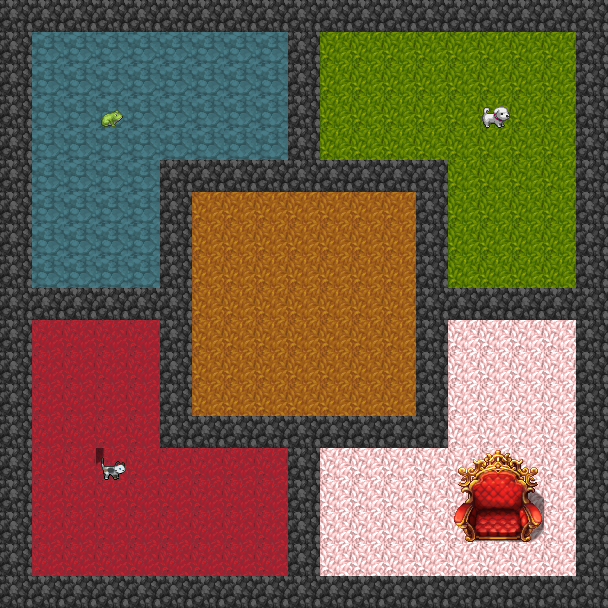

The image is a tile-based game level rendered from a .tmx file. Its description and complete source (layers, tilesets, objects, tile grids) follow:
An orthogonal 19x19 tile map with 32x32 px tiles, 2 tile layers (Tile Layer 1, Objects).

<map version="1.0" tiledversion="1.0.3" orientation="orthogonal" renderorder="right-down" width="19" height="19" tilewidth="32" tileheight="32" nextobjectid="1">
 <tileset firstgid="1" name="custom" tilewidth="32" tileheight="32" tilecount="20" columns="4">
  <image source="custom_tile.png" width="128" height="160" />
 </tileset>
 <layer name="Tile Layer 1" width="19" height="19">
  <data encoding="csv">
8,8,8,8,8,8,8,8,8,8,8,8,8,8,8,8,8,8,8,
8,12,12,12,12,12,12,12,12,8,3,3,3,3,3,3,3,3,8,
8,12,12,12,12,12,12,12,12,8,3,3,3,3,3,3,3,3,8,
8,12,12,12,12,12,12,12,12,8,3,3,3,3,3,3,3,3,8,
8,12,12,12,12,12,12,12,12,8,3,3,3,3,3,3,3,3,8,
8,12,12,12,12,8,8,8,8,8,8,8,8,8,3,3,3,3,8,
8,12,12,12,12,8,2,2,2,2,2,2,2,8,3,3,3,3,8,
8,12,12,12,12,8,2,2,2,2,2,2,2,8,3,3,3,3,8,
8,12,12,12,12,8,2,2,2,2,2,2,2,8,3,3,3,3,8,
8,8,8,8,8,8,2,2,2,2,2,2,2,8,8,8,8,8,8,
8,4,4,4,4,8,2,2,2,2,2,2,2,8,1,1,1,1,8,
8,4,4,4,4,8,2,2,2,2,2,2,2,8,1,1,1,1,8,
8,4,4,4,4,8,2,2,2,2,2,2,2,8,1,1,1,1,8,
8,4,4,4,4,8,8,8,8,8,8,8,8,8,1,1,1,1,8,
8,4,4,4,4,4,4,4,4,8,1,1,1,1,1,1,1,1,8,
8,4,4,4,4,4,4,4,4,8,1,1,1,1,1,1,1,1,8,
8,4,4,4,4,4,4,4,4,8,1,1,1,1,1,1,1,1,8,
8,4,4,4,4,4,4,4,4,8,1,1,1,1,1,1,1,1,8,
8,8,8,8,8,8,8,8,8,8,8,8,8,8,8,8,8,8,8
</data>
 </layer>
 <layer name="Objects" width="19" height="19">
  <data encoding="csv">
0,0,0,0,0,0,0,0,0,0,0,0,0,0,0,0,0,0,0,
0,0,0,0,0,0,0,0,0,0,0,0,0,0,0,0,0,0,0,
0,0,0,0,0,0,0,0,0,0,0,0,0,0,0,0,0,0,0,
0,0,0,19,0,0,0,0,0,0,0,0,0,0,0,20,0,0,0,
0,0,0,0,0,0,0,0,0,0,0,0,0,0,0,0,0,0,0,
0,0,0,0,0,0,0,0,0,0,0,0,0,0,0,0,0,0,0,
0,0,0,0,0,0,0,0,0,0,0,0,0,0,0,0,0,0,0,
0,0,0,0,0,0,0,0,0,0,0,0,0,0,0,0,0,0,0,
0,0,0,0,0,0,0,0,0,0,0,0,0,0,0,0,0,0,0,
0,0,0,0,0,0,0,0,0,0,0,0,0,0,0,0,0,0,0,
0,0,0,0,0,0,0,0,0,0,0,0,0,0,0,0,0,0,0,
0,0,0,0,0,0,0,0,0,0,0,0,0,0,0,0,0,0,0,
0,0,0,0,0,0,0,0,0,0,0,0,0,0,0,0,0,0,0,
0,0,0,0,0,0,0,0,0,0,0,0,0,0,0,0,0,0,0,
0,0,0,16,0,0,0,0,0,0,0,0,0,0,5,6,7,0,0,
0,0,0,0,0,0,0,0,0,0,0,0,0,0,9,10,11,0,0,
0,0,0,0,0,0,0,0,0,0,0,0,0,0,13,14,15,0,0,
0,0,0,0,0,0,0,0,0,0,0,0,0,0,0,0,0,0,0,
0,0,0,0,0,0,0,0,0,0,0,0,0,0,0,0,0,0,0
</data>
 </layer>
</map>